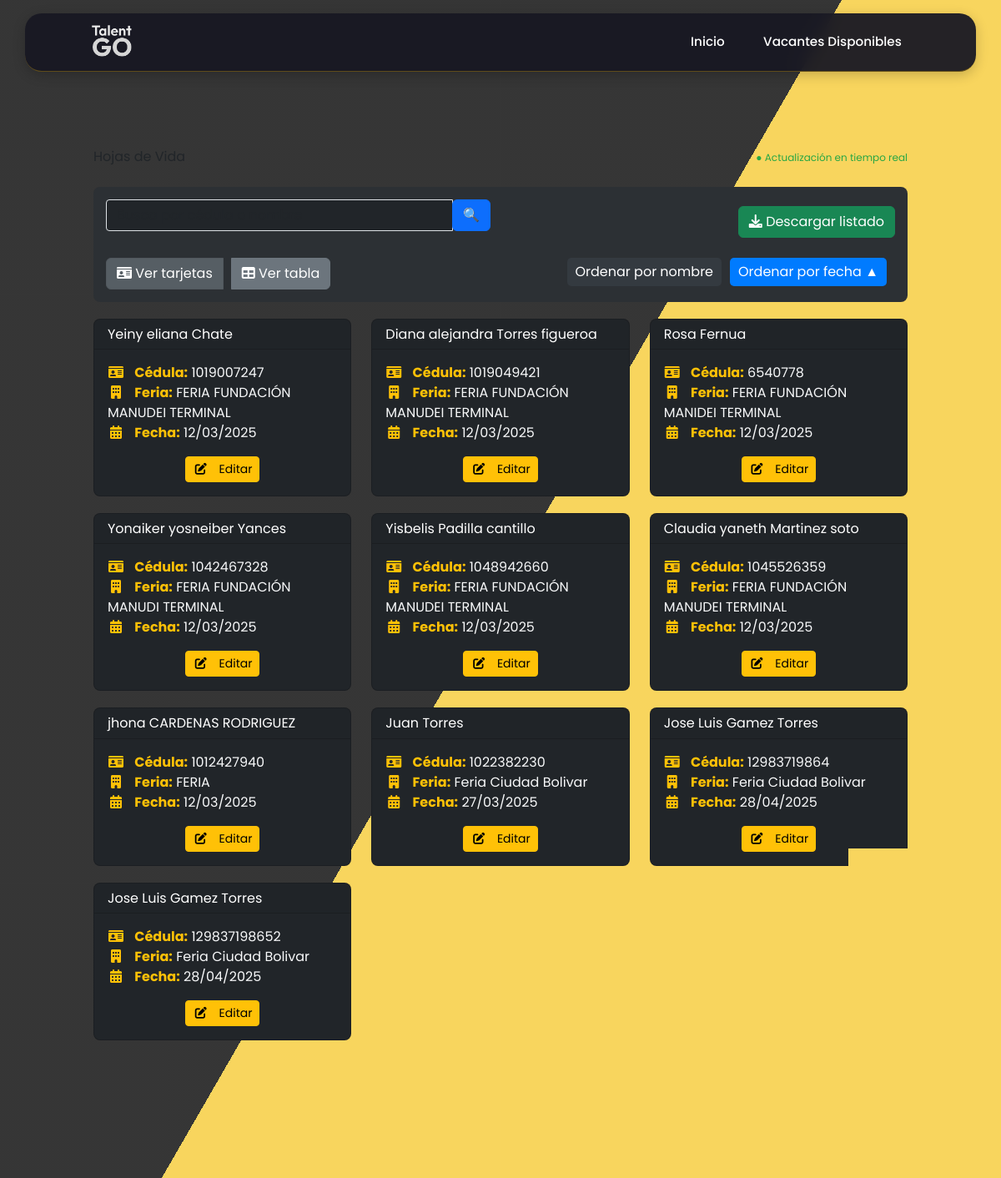
The app's page /registros/?page=2 with its own data.
### vacantes/models.py (models this page shows, shortened)
class RegistroCandidato(models.Model):
    SEX_CHOICES = [
        ('Mujer', 'Mujer'),
        ('Hombre', 'Hombre'),
        ('Intersexual', 'Intersexual'),
    ]
    DOCUMENT_TYPE_CHOICES = [
        ('CEDULA DE CIUDADANIA', 'CEDULA DE CIUDADANIA'),
        ('PERMISO ESPECIAL DE PERMANENCIA', 'PERMISO ESPECIAL DE PERMANENCIA'),
        ('TARJETA DE IDENTIDAD', 'TARJETA DE IDENTIDAD'),
        ('DOCUMENTO NACIONAL DE IDENTIFICACION', 'DOCUMENTO NACIONAL DE IDENTIFICACION'),
        ('PASAPORTE', 'PASAPORTE'),
        ('CEDULA DE EXTRANJERIA', 'CEDULA DE EXTRANJERIA'),
    ]
    EDUCATION_LEVEL_CHOICES = [
        ('BASICA PRIMARIA', 'BASICA PRIMARIA'),
        ('BASICA SECUNDARIA', 'BASICA SECUNDARIA'),
        ('BACHILLER ACADEMICO', 'BACHILLER ACADEMICO'),
        ('ESTUDIANTE BACHILLER ACADEMICO', 'ESTUDIANTE BACHILLER ACADEMICO'),
        ('TECNICO LABORAL/PROFESIONAL', 'TECNICO LABORAL/PROFESIONAL'),
        ('ESTUDIANTE TECNICO LABORAL/PROFESIONAL', 'ESTUDIANTE TECNICO LABORAL/PROFESIONAL'),
        ('TECNOLOGO', 'TECNOLOGO'),
        ('ESTUDIANTE TECNOLOGO', 'ESTUDIANTE TECNOLOGO'),
        ('PROFESIONAL', 'PROFESIONAL'),
        ('ESTUDIANTE PROFESIONAL', 'ESTUDIANTE PROFESIONAL'),
        ('POSGRADO', 'POSGRADO'),
    ]
    SCHEDULE_CHOICES = [
        ('TIEMPO COMPLETO', 'TIEMPO COMPLETO'),
        ('MEDIO TIEMPO', 'MEDIO TIEMPO'),
        ('FINES DE SEMANA', 'FINES DE SEMANA'),
    ]
    DISABILITY_CHOICES = [
        ('SI', 'Sí'),
        ('NO', 'No'),
    ]
    SISE_CHOICES = [
        ('SI', 'Sí'),
        ('NO', 'No'),
    ]
    RECRUITER_CHOICES = [
        ('Diego Alejandro Parra Pinto', 'Diego Alejandro Parra Pinto'),
        ('Jony Edilberto Chisaba Rojas', 'Jony Edilberto Chisaba Rojas'),
        ('Jose Luis Gamez Torres', 'Jose Luis Gamez Torres'),
        ('Jully Andrea Galindo Fonseca', 'Jully Andrea Galindo Fonseca'),
        ('Maria Alejandra Moreno Pedraza', 'Maria Alejandra Moreno Pedraza'),
        ('Sergio Daniel García Donado', 'Sergio Daniel García Donado'),
        ('Steven Alejandro Arevalo Benitez', 'Steven Alejandro Arevalo Benitez'),
        ('Victor De Jesus Fagua Cogollo', 'Victor De Jesus Fagua Cogollo'),
        ('Yennifer Alexandra Ruiz', 'Yennifer Alexandra Ruiz'),
        ('Yesica Natalia Lemos Lemos', 'Yesica Natalia Lemos Lemos'),
    ]
    SALARY_CHOICES = [
        ('Menos de 1 SMMLV', 'Menos de 1 SMMLV'),
        ('1 a 2 SMMLV', '1 a 2 SMMLV'),
        ('2 a 4 SMMLV', '2 a 4 SMMLV'),
        ('4 a 6 SMMLV', '4 a 6 SMMLV'),
        ('6 a 9 SMMLV', '6 a 9 SMMLV'),
        ('9 a 12 SMMLV', '9 a 12 SMMLV'),
        ('12 a 15 SMMLV', '12 a 15 SMMLV'),
        ('15 a 19 SMMLV', '15 a 19 SMMLV'),
        ('20 SMMLV en adelante', '20 SMMLV en adelante'),
    ]
    TIPO_FERIA_CHOICES = [
        ('FERIA PROPIA', 'FERIA PROPIA'),
        ('FERIA INVITADO', 'FERIA INVITADO'),
        ('FERIA MOVIL', 'FERIA MOVIL'),
    ]
    feria = models.CharField(max_length=100, blank=True, null=True)
    fecha_feria = models.DateField(default=date(2025, 1, 1), blank=True, null=True)
    tipo_feria = models.CharField(max_length=20, choices=TIPO_FERIA_CHOICES, blank=True, null=True)
    codigo_sise = models.CharField(max_length=50, blank=True, null=True)
    empresa_sise = models.CharField(max_length=100, blank=True, null=True)
    cargo_sise = models.CharField(max_length=100, blank=True, null=True)
    interes_practica = models.BooleanField(default=False, blank=True, null=True)
    sexo = models.CharField(max_length=16, choices=SEX_CHOICES)
    tipo_documento = models.CharField(max_length=50, choices=DOCUMENT_TYPE_CHOICES)
    numero_documento = models.CharField(max_length=20, unique=True)
    nombres = models.CharField(max_length=100)
    apellidos = models.CharField(max_length=100)
    numero_celular = models.CharField(max_length=15)
    correo_electronico = models.EmailField()
    fecha_nacimiento = models.DateField()
    formacion_academica = models.CharField(max_length=40, choices=EDUCATION_LEVEL_CHOICES)
    programa_academico = models.CharField(max_length=100)
    experiencia_laboral = models.TextField(blank=True, null=True)
    interes_ocupacional = models.TextField(blank=True, null=True)
    departamento = models.ForeignKey(Departamento, on_delete=models.SET_NULL, null=True, blank=True)
    ciudad = models.ForeignKey(Ciudad, on_delete=models.SET_NULL, null=True, blank=True)
    candidato_discapacidad = models.CharField(max_length=2, choices=DISABILITY_CHOICES)
    tipo_discapacidad = models.CharField(max_length=100, blank=True, null=True)
    horario_interesado = models.CharField(max_length=20, choices=SCHEDULE_CHOICES)
    semestre_grado = models.CharField(max_length=100, blank=True, null=True)
    aspiracion_salarial = models.CharField(
        max_length=50,
        choices=SALARY_CHOICES,
        help_text="Seleccione una opción de aspiración salarial.",
        blank=True
    )
    registrado_en_sise = models.CharField(max_length=2, choices=SISE_CHOICES, blank=True, null=True)
    tecnico_seleccion = models.CharField(max_length=40, choices=RECRUITER_CHOICES, blank=True, null=True)
    vacantes_disponibles = models.ManyToManyField("Vacante", related_name="candidatos", blank=True)
    class Meta:
        verbose_name = "Registro de Candidato"
        verbose_name_plural = "Registros de Candidatos"

### vacantes/views.py (the view)
# urls.py: path('registros/', views.lista_registros, name='lista_registros'),
def lista_registros(request):
    query = request.GET.get('q', '')
    order_by = request.GET.get('order_by', 'fecha_feria')
    order_dir = request.GET.get('order_dir', 'asc')
    registros = RegistroCandidato.objects.all()
    valid_order_fields = {
        'nombres': 'nombres_lower',
        'apellidos': 'apellidos_lower',
        'numero_documento': 'documento_lower',
        'feria': 'feria',
        'fecha_feria': 'fecha_feria'
    }
    if order_by in ['nombres', 'apellidos', 'numero_documento'] or query:
        registros = registros.annotate(
            nombres_lower=Lower('nombres'),
            apellidos_lower=Lower('apellidos'),
            documento_lower=Lower('numero_documento')
        )
    if query:
        registros = registros.filter(
            Q(nombres_lower__icontains=query) |
            Q(apellidos_lower__icontains=query) |
            Q(documento_lower__icontains=query)
        )
    sort_field = valid_order_fields.get(order_by, 'fecha_feria')
    if order_dir == 'desc':
        registros = registros.order_by(f'-{sort_field}')
    else:
        registros = registros.order_by(sort_field)
    try:
        items_por_pagina = int(request.GET.get('por_pagina', 10))
    except ValueError:
        items_por_pagina = 10 # Default si el valor no es un número válido (igual que en lista_vacantes)
    paginator = Paginator(registros, items_por_pagina)
    page_number = request.GET.get('page')
    try:
        page_obj = paginator.page(page_number)
    except PageNotAnInteger:
        page_obj = paginator.page(1)
    except EmptyPage:
        page_obj = paginator.page(paginator.num_pages)
    context = {
        'page_obj': page_obj, # <--- Pasar el objeto de página en lugar de la lista completa
        'items_por_pagina': items_por_pagina, # Para el selector <select>
        'query': query,
        'order_by': order_by,
        'order_dir': order_dir
    }
    return render(request, 'lista_registros.html', context)

### vacantes/templates/lista_registros.html (shortened to what this page needs)
{% extends 'base.html' %}
{% block contenido %}
<div class="container mt-5">
    <div class="d-flex justify-content-between align-items-center mb-4">
        <h2 class="mb-0">Hojas de Vida</h2>
        <div>
            <span id="realtime-indicator">● Actualización en tiempo real</span>
        </div>
    </div>
    <div class="filters-container">
        <div class="row">
            <div class="col-md-6">
                <form method="get" id="search-form" class="mb-3">
                    <div class="input-group">
                        <input type="text" name="q" value="{{ query }}" class="form-control bg-dark text-white" placeholder="Busca por cédula o nombre">
                        <div class="input-group-append">
                            <button class="btn btn-primary" type="submit">🔍</button>
                        </div>
                    </div>
                </form>
            </div>
             <div class="col-md-6 d-flex justify-content-end align-items-center">
                <a href="{% url 'exportar_candidatos' %}" class="btn btn-success">
                    <i class="fas fa-download"></i> Descargar listado
                </a>
            </div>
        </div>
        <div class="row mt-3">
            <div class="col-md-6">
                <div class="btn-group" role="group">
                    <button id="view-cards" class="btn btn-secondary view-toggle-btn active">
                        <i class="fas fa-id-card"></i> Ver tarjetas
                    </button>
                    <button id="view-table" class="btn btn-secondary view-toggle-btn">
                        <i class="fas fa-table"></i> Ver tabla
                    </button>
                </div>
            </div>
            <div class="col-md-6">
                <div class="d-flex justify-content-end">
                    <div class="sort-option {% if order_by == 'nombres' %}active{% endif %}" data-order="nombres">
                        Ordenar por nombre
                    </div>
                    <div class="sort-option {% if order_by == 'fecha_feria' %}active{% endif %}" data-order="fecha_feria">
                        Ordenar por fecha
                        {% if order_by == 'fecha_feria' %}
                            {% if order_dir == 'asc' %}▲{% else %}▼{% endif %}
                        {% endif %}
                    </div>
                </div>
            </div>
        </div>
    </div>
    <div id="cards-view">
        <div class="row" id="candidates-container">
            {% for registro in page_obj %}
                <div class="col-md-4 candidate-item" data-id="{{ registro.pk }}" data-feria="{{ registro.feria }}">
                    <div class="card bg-dark candidate-card {% if not registro.feria %}pending-update{% endif %}">
                        <div class="card-header">
                            <h5 class="card-title mb-0 text-white">{{ registro.nombres }} {{ registro.apellidos }}</h5>
                        </div>
                        <div class="card-body text-light">
                            <p class="card-text"><i class="fas fa-id-card text-warning"></i> <strong class="text-warning">Cédula:</strong> {{ registro.numero_documento }}</p>
                            <p class="card-text"><i class="fas fa-building text-warning"></i> <strong class="text-warning">Feria:</strong>
                                {% if registro.feria %}
                                    {{ registro.feria }}
                                {% else %}
                                    <span class="badge bg-warning text-dark">Pendiente</span>
                                {% endif %}
                            </p>
                            <p class="card-text"><i class="fas fa-calendar-alt text-warning"></i> <strong class="text-warning">Fecha:</strong> {{ registro.fecha_feria|date:"d/m/Y" }}</p>
                            <div class="text-center mt-3">
                                <a href="{% url 'editar_registro' registro.pk %}" class="btn btn-warning btn-sm">
                                    <i class="fas fa-edit"></i> Editar
                                </a>
                            </div>
                        </div>
                    </div>
                </div>
            {% empty %}
                <div class="col-12 text-center">
                    <div class="alert alert-warning" role="alert">
                        No se encontraron registros.
                    </div>
                </div>
            {% endfor %}
        </div>
    </div>
    <div class="pagination justify-content-center mt-4">
        <span class="step-links">
            {% if page_obj.has_previous %}
                <a href="?page=1{% for key, value in request.GET.items %}{% if key != 'page' %}&{{ key }}={{ value }}{% endif %}{% endfor %}" class="btn btn-outline-secondary btn-sm">&laquo; Primera</a>
                <a href="?page={{ page_obj.previous_page_number }}{% for key, value in request.GET.items %}{% if key != 'page' %}&{{ key }}={{ value }}{% endif %}{% endfor %}" class="btn btn-outline-secondary btn-sm">Anterior</a>
            {% endif %}
            <span class="current mx-2">
            </span>
            {% if page_obj.has_next %}
                <a href="?page={{ page_obj.next_page_number }}{% for key, value in request.GET.items %}{% if key != 'page' %}&{{ key }}={{ value }}{% endif %}{% endfor %}" class="btn btn-outline-secondary btn-sm">Siguiente</a>
                <a href="?page={{ page_obj.paginator.num_pages }}{% for key, value in request.GET.items %}{% if key != 'page' %}&{{ key }}={{ value }}{% endif %}{% endfor %}" class="btn btn-outline-secondary btn-sm">Última &raquo;</a>
            {% endif %}
        </span>
    </div>
    <div class="text-center" id="items-por-pagina-selector">
        <form method="get" action="" class="d-inline-block">
            <label for="por_pagina">Registros por página:</label>
            <select name="por_pagina" id="por_pagina" onchange="this.form.submit()" class="form-select form-select-sm d-inline-block" style="width: auto;">
                <option value="10" {% if items_por_pagina == 10 %}selected{% endif %}>10</option>
            </select>
        </form>
    </div>
</div>
{% endblock %}

### vacantes/static/css/styles.css (style rules this page uses)
.input-group input { border-radius: 0.25rem 0 0 0.25rem; }
body { font-family: Arial, sans-serif; background-color: #f8f9fa; }
button { background-color: #f8d047; border: none; padding: 10px; color: white; font-size: 16px; cursor: pointer; border-radius: 4px; }

### vacantes/templates/base.html (style rules this page uses)
:root { --nav-bg: #1a1a1a; --nav-accent: #f8d047; --nav-text: #ffffff; }
body { font-family: 'Poppins', sans-serif; overflow-x: hidden; }
:root { --navbar-height: 70px; --navbar-scrolled-height: 50px; --navbar-color: rgba(25, 25, 35, 0.95); --navbar-scrolled-color: rgba(15, 15, 25, 0.9); --accent-color: #FFC107; --text-color: #ffffff; --dark-color: #121212; --transition-speed: 0.3s; }

### vacantes/templates/lista_registros.html (style rules this page uses)
.pagination { margin-bottom: 2rem; margin-top: 2rem; }
.pagination .btn-outline-secondary { background-color: #ffc107 !important; color: #212529 !important; border-color: #e0a800 !important; font-weight: bold; }
.pagination .current { color: #ffc107; font-weight: bold; vertical-align: middle; padding-top: .375rem; padding-bottom: .375rem; }
#items-por-pagina-selector { margin-top: 0.5rem; margin-bottom: 2rem; }
#items-por-pagina-selector label { color: #adb5bd; margin-right: 0.5rem; }
.sort-option { cursor: pointer; margin-right: 10px; padding: 5px 10px; border-radius: 5px; background-color: #343a40; color: #fff; display: inline-block; }
.sort-option.active { background-color: #007bff; }
.candidate-card { border-radius: 8px; margin-bottom: 20px; transition: transform 0.3s ease; position: relative; }
.view-toggle-btn { margin-right: 10px; }
.card-header { display: flex; justify-content: space-between; align-items: center; color: white; }
.card-body i { margin-right: 8px; width: 20px; text-align: center; }
.filters-container { background-color: #2c3034; padding: 15px; border-radius: 8px; margin-bottom: 20px; }
#realtime-indicator { color: #28a745; font-size: 12px; margin-left: 10px; animation: blink 1.5s infinite; }

### records on screen
RegistroCandidato: nombres "Yeiny eliana", apellidos "Chate", numero_documento "1019007247", feria "FERIA FUNDACIÓN MANUDEI TERMINAL", fecha_feria "12/03/2025"
RegistroCandidato: nombres "Diana alejandra", apellidos "Torres figueroa", numero_documento "1019049421", feria "FERIA FUNDACIÓN MANUDEI TERMINAL", fecha_feria "12/03/2025"
RegistroCandidato: nombres "Rosa", apellidos "Fernua", numero_documento "6540778", feria "FERIA FUNDACIÓN MANIDEI TERMINAL", fecha_feria "12/03/2025"
RegistroCandidato: nombres "Yonaiker yosneiber", apellidos "Yances", numero_documento "1042467328", feria "FERIA FUNDACIÓN MANUDI TERMINAL", fecha_feria "12/03/2025"
RegistroCandidato: nombres "Yisbelis", apellidos "Padilla cantillo", numero_documento "1048942660", feria "FERIA FUNDACIÓN MANUDEI TERMINAL", fecha_feria "12/03/2025"
RegistroCandidato: nombres "Claudia yaneth", apellidos "Martinez soto", numero_documento "1045526359", feria "FERIA FUNDACIÓN MANUDEI TERMINAL", fecha_feria "12/03/2025"
RegistroCandidato: nombres "jhona", apellidos "CARDENAS RODRIGUEZ", numero_documento "1012427940", feria "FERIA", fecha_feria "12/03/2025"
RegistroCandidato: nombres "Juan", apellidos "Torres", numero_documento "1022382230", feria "Feria Ciudad Bolivar", fecha_feria "27/03/2025"
RegistroCandidato: nombres "Jose Luis", apellidos "Gamez Torres", numero_documento "12983719864", feria "Feria Ciudad Bolivar", fecha_feria "28/04/2025"
RegistroCandidato: nombres "Jose Luis", apellidos "Gamez Torres", numero_documento "129837198652", feria "Feria Ciudad Bolivar", fecha_feria "28/04/2025"
